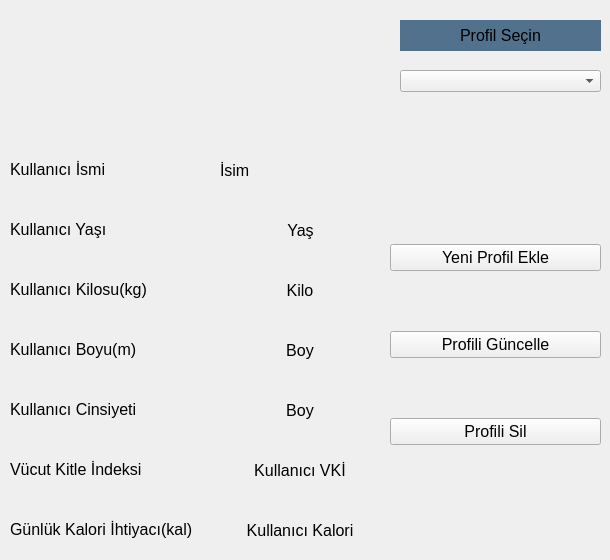
    <widget class="QWidget" name="page_profilim">
     <widget class="QWidget" name="formWidget" native="true">
      <property name="geometry">
       <rect>
        <x>0</x>
        <y>140</y>
        <width>391</width>
        <height>411</height>
       </rect>
      </property>
      <property name="autoFillBackground">
       <bool>false</bool>
      </property>
      <widget class="QLabel" name="label_name">
       <property name="enabled">
        <bool>true</bool>
       </property>
       <property name="geometry">
        <rect>
         <x>10</x>
         <y>20</y>
         <width>160</width>
         <height>19</height>
        </rect>
       </property>
       <property name="font">
        <font>
         <pointsize>12</pointsize>
         <weight>50</weight>
         <bold>false</bold>
        </font>
       </property>
       <property name="text">
        <string>Kullanıcı İsmi</string>
       </property>
      </widget>
      <widget class="QLabel" name="label_age">
       <property name="geometry">
        <rect>
         <x>10</x>
         <y>80</y>
         <width>160</width>
         <height>19</height>
        </rect>
       </property>
       <property name="font">
        <font>
         <pointsize>12</pointsize>
         <weight>50</weight>
         <bold>false</bold>
        </font>
       </property>
       <property name="text">
        <string>Kullanıcı Yaşı</string>
       </property>
      </widget>
      <widget class="QLabel" name="label_kitle_indeks">
       <property name="geometry">
        <rect>
         <x>10</x>
         <y>320</y>
         <width>131</width>
         <height>19</height>
        </rect>
       </property>
       <property name="font">
        <font>
         <pointsize>12</pointsize>
         <weight>50</weight>
         <bold>false</bold>
        </font>
       </property>
       <property name="text">
        <string>Vücut Kitle İndeksi</string>
       </property>
      </widget>
      <widget class="QLabel" name="label_kalori_ihtiyac">
       <property name="geometry">
        <rect>
         <x>10</x>
         <y>380</y>
         <width>183</width>
         <height>19</height>
        </rect>
       </property>
       <property name="font">
        <font>
         <pointsize>12</pointsize>
         <weight>50</weight>
         <bold>false</bold>
        </font>
       </property>
       <property name="text">
        <string>Günlük Kalori İhtiyacı(kal)</string>
       </property>
      </widget>
      <widget class="QLabel" name="label_weight">
       <property name="geometry">
        <rect>
         <x>10</x>
         <y>140</y>
         <width>160</width>
         <height>19</height>
        </rect>
       </property>
       <property name="font">
        <font>
         <pointsize>12</pointsize>
        </font>
       </property>
       <property name="text">
        <string>Kullanıcı Kilosu(kg)</string>
       </property>
      </widget>
      <widget class="QLabel" name="label_boy">
       <property name="geometry">
        <rect>
         <x>10</x>
         <y>200</y>
         <width>160</width>
         <height>19</height>
        </rect>
       </property>
       <property name="font">
        <font>
         <pointsize>12</pointsize>
         <weight>50</weight>
         <bold>false</bold>
        </font>
       </property>
       <property name="text">
        <string>Kullanıcı Boyu(m)</string>
       </property>
      </widget>
      <widget class="QLabel" name="label_name_">
       <property name="geometry">
        <rect>
         <x>220</x>
         <y>20</y>
         <width>160</width>
         <height>21</height>
        </rect>
       </property>
       <property name="font">
        <font>
         <pointsize>12</pointsize>
        </font>
       </property>
       <property name="text">
        <string>İsim</string>
       </property>
      </widget>
      <widget class="QLabel" name="label_age_">
       <property name="geometry">
        <rect>
         <x>220</x>
         <y>80</y>
         <width>161</width>
         <height>21</height>
        </rect>
       </property>
       <property name="font">
        <font>
         <pointsize>12</pointsize>
        </font>
       </property>
       <property name="text">
        <string>Yaş</string>
       </property>
       <property name="alignment">
        <set>Qt::AlignCenter</set>
       </property>
      </widget>
      <widget class="QLabel" name="label_weight_">
       <property name="geometry">
        <rect>
         <x>220</x>
         <y>140</y>
         <width>160</width>
         <height>21</height>
        </rect>
       </property>
       <property name="font">
        <font>
         <pointsize>12</pointsize>
        </font>
       </property>
       <property name="text">
        <string>Kilo</string>
       </property>
       <property name="alignment">
        <set>Qt::AlignCenter</set>
       </property>
      </widget>
      <widget class="QLabel" name="label_boy_">
       <property name="geometry">
        <rect>
         <x>220</x>
         <y>200</y>
         <width>160</width>
         <height>21</height>
        </rect>
       </property>
       <property name="font">
        <font>
         <pointsize>12</pointsize>
        </font>
       </property>
       <property name="text">
        <string>Boy</string>
       </property>
       <property name="alignment">
        <set>Qt::AlignCenter</set>
       </property>
      </widget>
      <widget class="QLabel" name="label_kitle_indeks_">
       <property name="geometry">
        <rect>
         <x>220</x>
         <y>320</y>
         <width>160</width>
         <height>21</height>
        </rect>
       </property>
       <property name="font">
        <font>
         <pointsize>12</pointsize>
        </font>
       </property>
       <property name="text">
        <string>Kullanıcı VKİ</string>
       </property>
       <property name="alignment">
        <set>Qt::AlignCenter</set>
       </property>
      </widget>
      <widget class="QLabel" name="label_kalori_ihtiyac_">
       <property name="geometry">
        <rect>
         <x>220</x>
         <y>380</y>
         <width>160</width>
         <height>21</height>
        </rect>
       </property>
       <property name="font">
        <font>
         <pointsize>12</pointsize>
        </font>
       </property>
       <property name="text">
        <string>Kullanıcı Kalori</string>
       </property>
       <property name="alignment">
        <set>Qt::AlignCenter</set>
       </property>
      </widget>
      <widget class="QLabel" name="label_cinsiyet">
       <property name="geometry">
        <rect>
         <x>10</x>
         <y>260</y>
         <width>160</width>
         <height>19</height>
        </rect>
       </property>
       <property name="font">
        <font>
         <pointsize>12</pointsize>
         <weight>50</weight>
         <bold>false</bold>
        </font>
       </property>
       <property name="text">
        <string>Kullanıcı Cinsiyeti</string>
       </property>
      </widget>
      <widget class="QLabel" name="label_cinsiyet_">
       <property name="geometry">
        <rect>
         <x>220</x>
         <y>260</y>
         <width>160</width>
         <height>21</height>
        </rect>
       </property>
       <property name="font">
        <font>
         <pointsize>12</pointsize>
        </font>
       </property>
       <property name="text">
        <string>Boy</string>
       </property>
       <property name="alignment">
        <set>Qt::AlignCenter</set>
       </property>
      </widget>
     </widget>
     <widget class="QLabel" name="label_cinsiyet_image">
      <property name="geometry">
       <rect>
        <x>0</x>
        <y>0</y>
        <width>141</width>
        <height>121</height>
       </rect>
      </property>
      <property name="styleSheet">
       <string notr="true">image: url(:/icons/icons/Man.ico);</string>
      </property>
      <property name="text">
       <string/>
      </property>
     </widget>
     <widget class="QComboBox" name="comboBox_profiller">
      <property name="geometry">
       <rect>
        <x>400</x>
        <y>70</y>
        <width>201</width>
        <height>22</height>
       </rect>
      </property>
     </widget>
     <widget class="QWidget" name="verticalLayoutWidget">
      <property name="geometry">
       <rect>
        <x>390</x>
        <y>190</y>
        <width>211</width>
        <height>311</height>
       </rect>
      </property>
      <layout class="QVBoxLayout" name="verticalLayout_2">
       <item>
        <widget class="QPushButton" name="pushButton_add">
         <property name="font">
          <font>
           <pointsize>12</pointsize>
          </font>
         </property>
         <property name="cursor">
          <cursorShape>PointingHandCursor</cursorShape>
         </property>
         <property name="text">
          <string>Yeni Profil Ekle</string>
         </property>
        </widget>
       </item>
       <item>
        <widget class="QPushButton" name="pushButton_guncelle">
         <property name="font">
          <font>
           <pointsize>12</pointsize>
          </font>
         </property>
         <property name="cursor">
          <cursorShape>PointingHandCursor</cursorShape>
         </property>
         <property name="text">
          <string>Profili Güncelle</string>
         </property>
        </widget>
       </item>
       <item>
        <widget class="QPushButton" name="pushButton_sil">
         <property name="font">
          <font>
           <pointsize>12</pointsize>
          </font>
         </property>
         <property name="cursor">
          <cursorShape>PointingHandCursor</cursorShape>
         </property>
         <property name="text">
          <string>Profili Sil</string>
         </property>
        </widget>
       </item>
      </layout>
     </widget>
     <widget class="QLabel" name="label_profil_secin">
      <property name="geometry">
       <rect>
        <x>400</x>
        <y>20</y>
        <width>201</width>
        <height>31</height>
       </rect>
      </property>
      <property name="font">
       <font>
        <pointsize>12</pointsize>
       </font>
      </property>
      <property name="styleSheet">
       <string notr="true">background-color: rgb(81, 113, 141);
</string>
      </property>
      <property name="text">
       <string>Profil Seçin</string>
      </property>
      <property name="alignment">
       <set>Qt::AlignCenter</set>
      </property>
     </widget>
    </widget>
